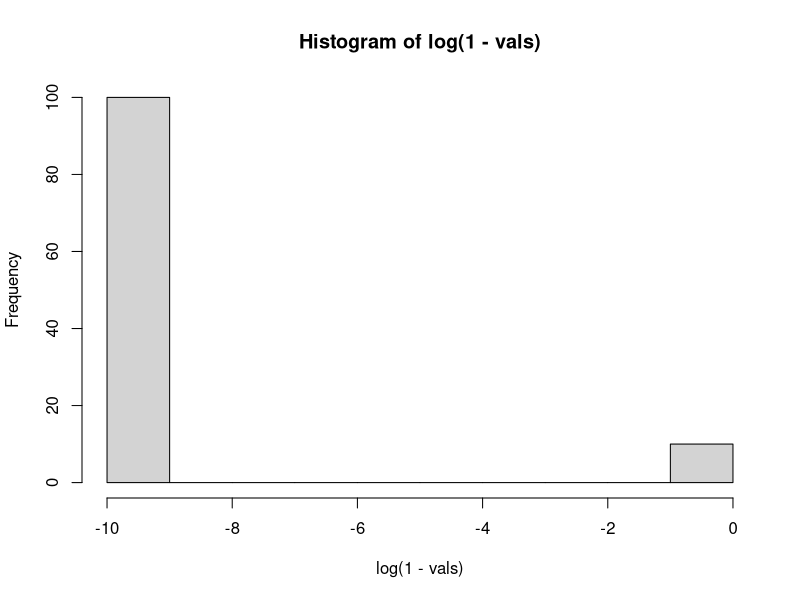
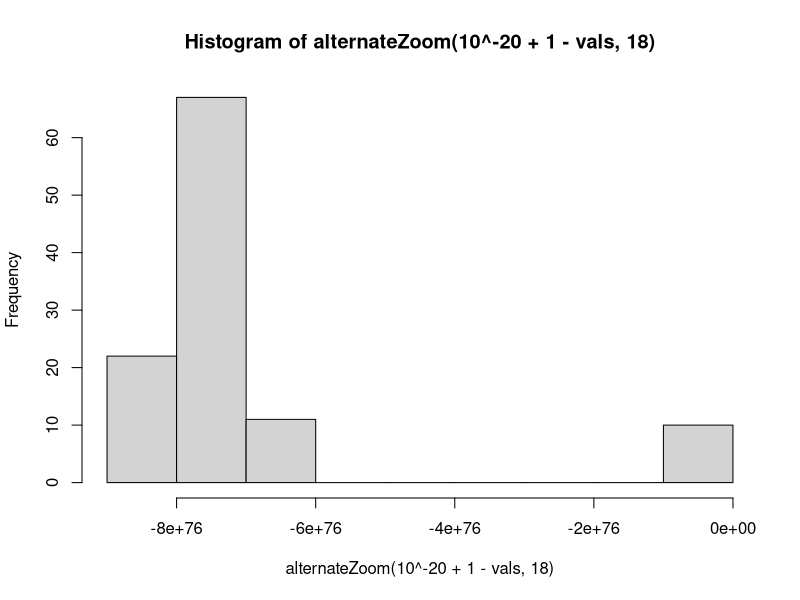

These charts were generated, in order, by the following R code:
N <- 100
S <- 10

# y is a positive integer 
alternateZoom <- function(x,y) {
  return (1+ (x^(-y)) / (-y));
}

exponents <- -10+0.01*runif(N)
vals <- 1-exp(exponents)
vals <- c(runif(S)*0.001, vals)

hist(log(1-vals))
hist(alternateZoom(10^-20 + 1-vals, 18))
